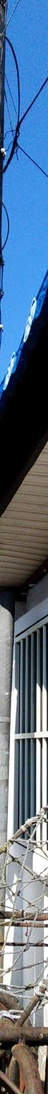
#> input picture 00.jpg, 48 x 1094 px, shrunk from 124 x 2798 before the run
$ python -i '1st_script_to _save_json_with_cropped_images.py'   (imports and definitions only)
#> lines starting #> are read from the running program, lines starting #| are printed output that depends on the picture
#> further down, picture is the input picture: shape (1094, 48, 3); mean B, G, R 135.9, 113.1, 91
import os
import cv2
import json
import csv
import numpy as np
import matplotlib.pyplot as plt
from PIL import Image, ExifTags
import glob
from ultralytics import YOLO
import logging
import sys

# Set up logging
# [1 line not run here, left out]


image_dir = "C:/Users/h4tec/Desktop/images_PCPole/images_522862672_20240604132535_4"
json_file = "C:/Users/h4tec/Desktop/images_PCPole/images_522862672_20240604132535_4/output.json"
"""
# Set the environment variable to avoid OpenMP error
os.environ['KMP_DUPLICATE_LIB_OK'] = 'True'

# Ensure the script receives the necessary arguments
if len(sys.argv) != 3:
    print("Usage: python script_name.py <image_directory> <json_file>")
    sys.exit(1)

# Directory paths from arguments
image_dir = sys.argv[1]
json_file = sys.argv[2]
"""
output_dir = "outputTest_522862672"
views_dir = os.path.join(output_dir, "views")
cropped_images_dir = os.path.join(output_dir, "cropped")
cropped_views_dir = os.path.join(views_dir, "cropped_view")

# Ensure output directories exist
# [13 lines not run here, left out]

# Initialize YOLO model
# [1 line that did not run here, left out]

# [134 lines left out: functions get_pole_info, lines_intersect, get_image_usercomment, get_angle_info, get_left_right_view, not called in this run]

def enhance_image(image):
    blurred = cv2.GaussianBlur(image, (0, 0), 3)
    return cv2.addWeighted(image, 1.5, blurred, -0.5, 0)

def increase_contrast(image):
    lab = cv2.cvtColor(image, cv2.COLOR_BGR2LAB)
#> lab: shape (1094, 48, 3); mean of channels 0, 1, 2 118, 129.3, 114.5
    l, a, b = cv2.split(lab)
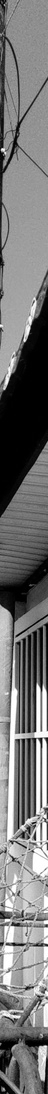
#> l: shape (1094, 48); min 0, max 255, mean 118
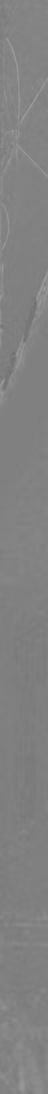
#> a: shape (1094, 48); min 107, max 159, mean 129.3
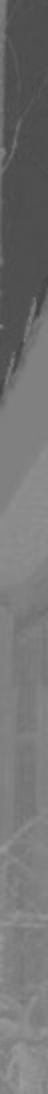
#> b: shape (1094, 48); min 67, max 156, mean 114.5
    clahe = cv2.createCLAHE(clipLimit=3.0, tileGridSize=(8, 8))
    cl = clahe.apply(l)
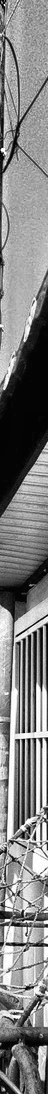
#> cl: shape (1094, 48); min 1, max 255, mean 129.1
    limg = cv2.merge((cl, a, b))
#> limg: shape (1094, 48, 3); mean of channels 0, 1, 2 129.1, 129.3, 114.5
    return cv2.cvtColor(limg, cv2.COLOR_LAB2BGR)
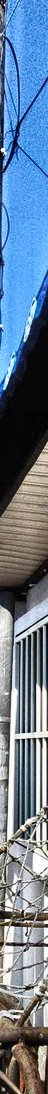
#> returned value: shape (1094, 48, 3); mean B, G, R 146.8, 124.8, 104.1

# [118 lines left out: functions detect_red_pixels, process_image, not called in this run]

# Initialize variables
stepbolt_detected = False
hole_detected = False
detection_data = []
max_touch_count = 0
image_with_max_touch = None

# Process each image in the folder
# [1 line that did not run here, left out]

# [12 lines not run here, left out]

# Save detection results in the specified format
detection_results = {
    "front_view_image": None,
    "left_view_image": None,
    "right_view_image": None
}

# [69 lines left out: function create_detection_info, not called in this run]

# [4 lines not run here, left out]

# Get the angle of the front view image
# [1 line that did not run here, left out]
# [1 line not run here, left out]

# Get the left and right view images based on the front view angle
# [1 line that did not run here, left out]

# [2 lines that did not run here, left out]

# [2 lines that did not run here, left out]

# Save the selected views to the "views" folder
# [1 line that did not run here, left out]
# [1 line that did not run here, left out]
# [1 line that did not run here, left out]

# [12 lines not run here, left out]

# Save detection results in JSON format
detection_results_file = os.path.join(output_dir, 'detection_results.json')
# [4 lines not run here, left out]

>>> import cv2
>>> picture = cv2.imread('00.jpg')
>>> result = increase_contrast(picture)

$ run again, on 122.jpg
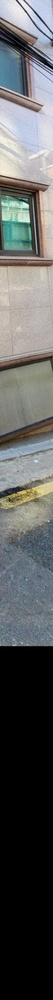
#> input picture 122.jpg, 53 x 1000 px, shrunk from 152 x 2873 before the run
#> picture is the input picture: shape (1000, 53, 3); mean B, G, R 93.6, 94, 92.2
#> lab: shape (1000, 53, 3); mean of channels 0, 1, 2 98.2, 127.6, 128.1
#> in increase_contrast, `l, a, b = cv2.split(lab)`:
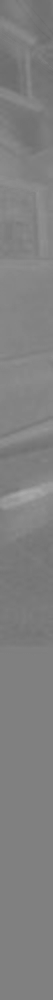
#> b: shape (1000, 53); min 107, max 172, mean 128.1
#> limg: shape (1000, 53, 3); mean of channels 0, 1, 2 94.5, 127.6, 128.1
#> in increase_contrast, `return cv2.cvtColor(limg, cv2.COLOR_LAB2BGR)`:
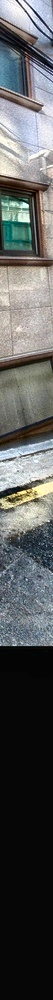
#> returned value: shape (1000, 53, 3); mean B, G, R 91.2, 91.6, 89.7

$ run again, on 132.jpg
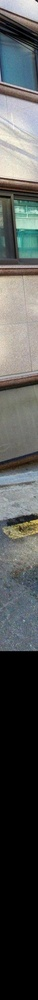
#> input picture 132.jpg, 38 x 1000 px, shrunk from 114 x 2968 before the run
#> picture is the input picture: shape (1000, 38, 3); mean B, G, R 85.1, 86.6, 84.1
#> lab: shape (1000, 38, 3); mean of channels 0, 1, 2 90.6, 127.1, 128.6
#> in increase_contrast, `l, a, b = cv2.split(lab)`:
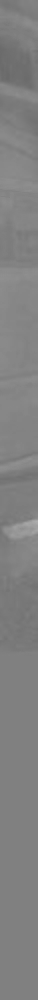
#> b: shape (1000, 38); min 106, max 174, mean 128.6
#> limg: shape (1000, 38, 3); mean of channels 0, 1, 2 94, 127.1, 128.6
#> in increase_contrast, `return cv2.cvtColor(limg, cv2.COLOR_LAB2BGR)`:
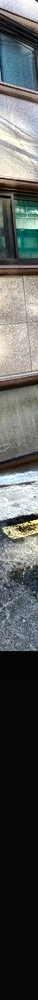
#> returned value: shape (1000, 38, 3); mean B, G, R 89.8, 91.4, 88.7

$ run again, on 142.jpg
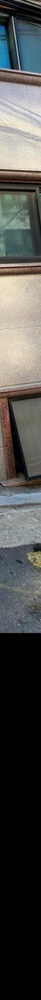
#> input picture 142.jpg, 41 x 1000 px, shrunk from 129 x 3144 before the run
#> picture is the input picture: shape (1000, 41, 3); mean B, G, R 76.8, 79.5, 79
#> lab: shape (1000, 41, 3); mean of channels 0, 1, 2 83.2, 127.7, 129.4
#> in increase_contrast, `l, a, b = cv2.split(lab)`:
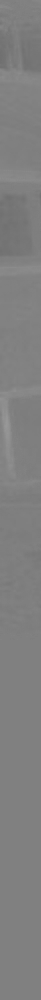
#> a: shape (1000, 41); min 112, max 152, mean 127.7
#> limg: shape (1000, 41, 3); mean of channels 0, 1, 2 88.5, 127.7, 129.4
#> in increase_contrast, `return cv2.cvtColor(limg, cv2.COLOR_LAB2BGR)`:
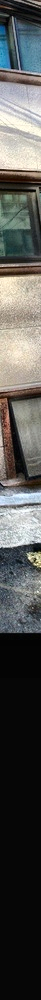
#> returned value: shape (1000, 41, 3); mean B, G, R 83.2, 85.9, 85.4
